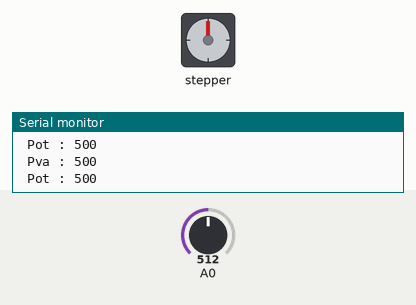
Simulated run of this sketch. Board: Arduino Uno, built with avr-gcc and run on an emulated ATmega328P. Shown: stepper motor, the last lines printed to the serial monitor. Inputs (shaded band) come from the test bench; at power-on: A0 = 512. Stepper angles assume 2048 steps per turn.

Above: at 1.2 s.
1.3 s: A0 set to 498
At 1.99 s:
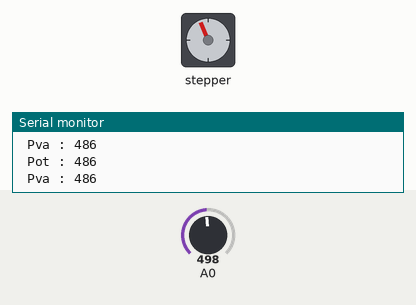
At 2.81 s:
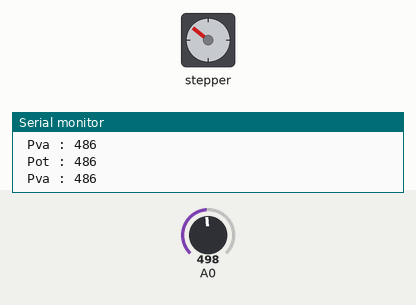
4.3 s: A0 set to 716
At 4.88 s:
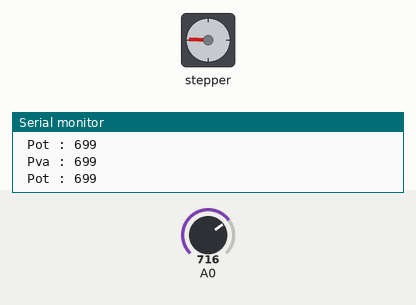
7.3 s: A0 set to 0
13.3 s: A0 set to 94
16.3 s: A0 set to 107
Timing chart, 0 to 20.3 s (numbered marks = the images above; inputs shaded):
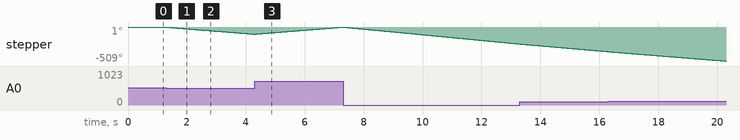

The sketch:

Stepper_w_potensio.ino
```cpp
#include <Stepper.h> // Include the header file
// change this to the number of steps on your motor
#define STEPS 32
// create an instance of the stepper class using the steps and pins
Stepper stepper(STEPS, 8, 10, 9, 11);
int Pval = 0;
int potVal = 0;
void setup() {
  Serial.begin(9600);
  stepper.setSpeed(1000);
}
void loop() {
  potVal = map(analogRead(A0), 0, 1024, 0, 1000);
  if (potVal > 500)
    stepper.step(5);
  if (potVal < 500)
    stepper.step(-5);
  Pval = potVal;
  Serial.print(" Pot : ");
  Serial.println(potVal);
  Serial.print(" Pva : ");
  Serial.println(Pval); //for debugging
}
```

Measured:
- the behaviour switches between 512 and 511 on A0 (found by bisection; images 0 and 1)
- after the input at 1.3 s, stepper: keeps turning counter-clockwise at about 36°/s, starting at once
